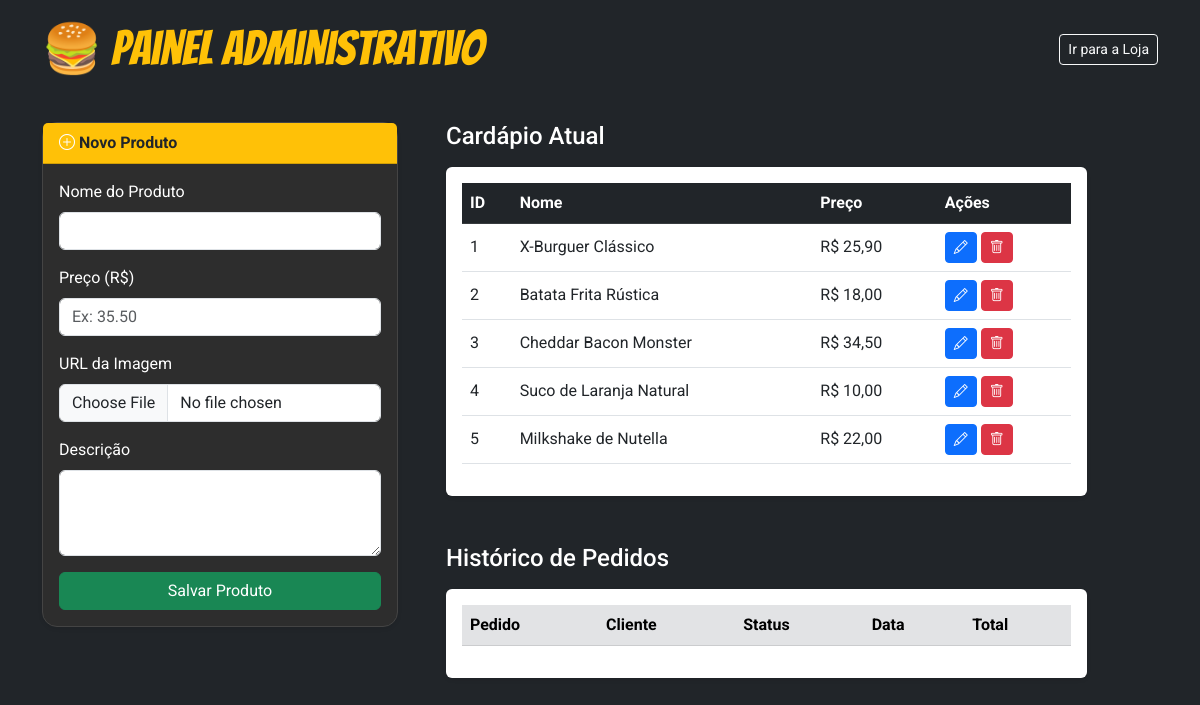
The page /admin/ (signed in) on the database its author committed.
### app/models/item.py (models this page shows, shortened)
class Item(db.Model):
    __tablename__ = "item"
    id = db.Column(db.Integer, primary_key=True)
    nome = db.Column(db.String(80), nullable=False, unique=True)
    preco = db.Column(db.Float, nullable=False)
    descricao = db.Column(db.String(255), nullable=False)
    imagem = db.Column(db.String(255), nullable=False)

### app/routes/admin_routes.py (the view)
@admin_bp.route("/", methods=["GET"])
@admin_required
def dashboard():
    itens_db = item_ctrl.get_all()
    pedidos_db = pedido_ctrl.get_all()
    return render_template("admin.html", itens=itens_db, pedidos=pedidos_db)

### app/app.py (called while the page is built)
@login_manager.user_loader
def load_user(user_id: id):
    return cliente_ctrl.get_by_id(user_id)

### app/controllers/base_controller.py (called while the page is built)
    def get_all(self) -> list:
        return self.model.query.all()

    def get_by_id(self, record_id: int):
        record = self.model.query.get(record_id)
        if not record:
            abort(404, description=f"{self.model.__name__} não encontrado.")
        return record

### app/routes/admin_routes.py (called while the page is built)
def admin_required(f):
    @wraps(f)
    def decorated_function(*args, **kwargs):
        if not current_user.is_authenticated:
            flash("Você precisa estar logado para acessar esta página.", "warning")
            return redirect(url_for("login_cadastro.login"))
        if current_user.role != "ADMIN":
            flash("Acesso negado. Área restrita para administradores.", "danger")
            return redirect(
                url_for("home.home")
            )  # Mude 'home' para o nome da sua rota principal
        return f(*args, **kwargs)
    return decorated_function

### app/templates/admin.html (shortened to what this page needs)
{% extends "base.html" %}
{% block navbar %}
<nav class="navbar navbar-dark bg-dark mb-4">
  <div class="container">
    <a class="navbar-brand brand-font" href="#">🍔 Painel Administrativo</a>
    <a href="{{ url_for('home.home') }}" class="btn btn-outline-light btn-sm">Ir para a Loja</a>
  </div>
</nav>
{% endblock %}
{% block content %}
<div class="container">
  <div class="row gap-4">
    <div class="col-md-4">
      <div class="card shadow-sm">
        <div class="card-header bg-warning text-dark fw-bold">
          <i class="bi bi-plus-circle"></i> Novo Produto
        </div>
        <div class="card-body">
          <form action="{{ url_for('admin.adicionar_item') }}" method="POST" enctype="multipart/form-data">
            <div class="mb-3">
              <label class="form-label">Nome do Produto</label>
              <input type="text" name="nome" class="form-control" required />
            </div>
            <div class="mb-3">
              <label class="form-label">Preço (R$)</label>
              <input type="text" name="preco" class="form-control" placeholder="Ex: 35.50" required />
            </div>
            <div class="mb-3">
              <label class="form-label">URL da Imagem</label>
              <input type="file" name="imagem" class="form-control" required />
            </div>
            <div class="mb-3">
              <label class="form-label">Descrição</label>
              <textarea name="descricao" class="form-control" rows="3" required></textarea>
            </div>
            <button type="submit" class="btn btn-success w-100">
              Salvar Produto
            </button>
          </form>
        </div>
      </div>
    </div>
    <div class="col-md-7">
      <h4 class="mb-3">Cardápio Atual</h4>
      <div class="table-responsive bg-white shadow-sm p-3 rounded mb-5">
        <table class="table table-hover align-middle">
          <thead class="table-dark">
            <tr>
              <th>ID</th>
              <th>Nome</th>
              <th>Preço</th>
              <th>Ações</th>
            </tr>
          </thead>
          <tbody>
            {% for item in itens %}
            <tr>
              <td>{{ item.id }}</td>
              <td>{{ item.nome }}</td>
              <td>R$ {{ "%.2f"|format(item.preco)|replace('.', ',') }}</td>
              <td>
                <button type="button" class="btn btn-sm btn-primary" data-bs-toggle="modal"
                  data-bs-target="#editModal{{ item.id }}">
                  <i class="bi bi-pencil"></i>
                </button>
                <form action="{{ url_for('admin.remover_item', item_id=item.id) }}" method="POST" class="d-inline"
                  onsubmit="return confirm('Tem certeza que deseja excluir?');">
                  <button type="submit" class="btn btn-sm btn-danger"><i class="bi bi-trash"></i></button>
                </form>
              </td>
            </tr>
            {% else %}
            <tr>
              <td colspan="4" class="text-center">Nenhum produto cadastrado.</td>
            </tr>
            {% endfor %}
          </tbody>
        </table>
      </div>
      <h4 class="mb-3">Histórico de Pedidos</h4>
      <div class="table-responsive bg-white shadow-sm p-3 rounded">
        <table class="table table-hover align-middle">
          <thead class="table-secondary">
            <tr>
              <th>Pedido</th>
              <th>Cliente</th>
              <th>Status</th>
              <th>Data</th>
              <th>Total</th>
            </tr>
          </thead>
        </table>
      </div>
    </div>
  </div>
</div>
{% endblock %}

### app/templates/base.html (shortened to what this page needs)
<!doctype html>
<html lang="pt-br">
<head>
  <link href="https://cdn.jsdelivr.net/npm/bootstrap@5.3.0/dist/css/bootstrap.min.css" rel="stylesheet" />
  <link rel="stylesheet" href="https://cdn.jsdelivr.net/npm/bootstrap-icons@1.10.5/font/bootstrap-icons.css" />
  <link href="{{ url_for('static', filename='css/site.css') }}" rel="stylesheet" />
</head>
<body class="bg-dark">
  {% block navbar %}{% endblock %}
  <main>{% block content %} {% endblock %}</main>
</body>
</html>

### app/static/css/site.css (style rules this page uses)
* { color: #fff; font-family: "Roboto", sans-serif; }
body { background: #1a1a1a; color: #fff; font-family: "Roboto", sans-serif; }
.brand-font { font-family: "Bangers", cursive; color: #ffc107; font-size: 3rem; }
.card { background: #2d2d2d; border: 1px solid #444; border-radius: 15px; }

### rows shown on the page
Item: id "1", nome "X-Burguer Clássico", preco "25,90"
Item: id "2", nome "Batata Frita Rústica", preco "18,00"
Item: id "3", nome "Cheddar Bacon Monster", preco "34,50"
Item: id "4", nome "Suco de Laranja Natural", preco "10,00"
Item: id "5", nome "Milkshake de Nutella", preco "22,00"
